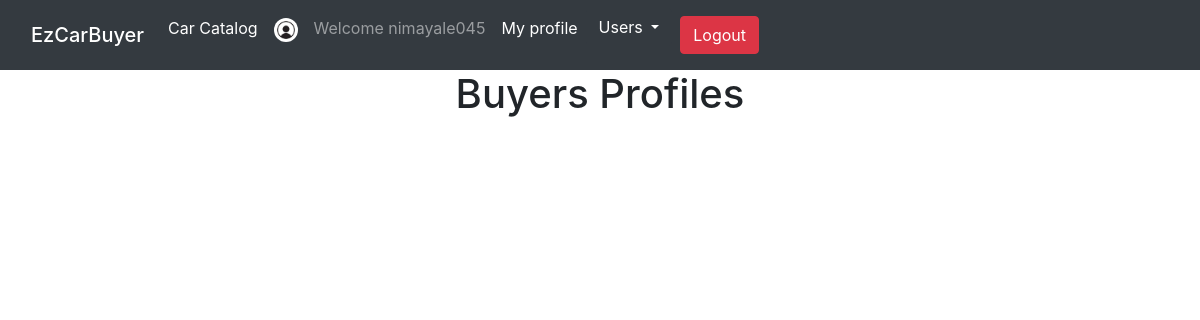
/user/buyers (signed in), run on an earlier commit of the app's database.
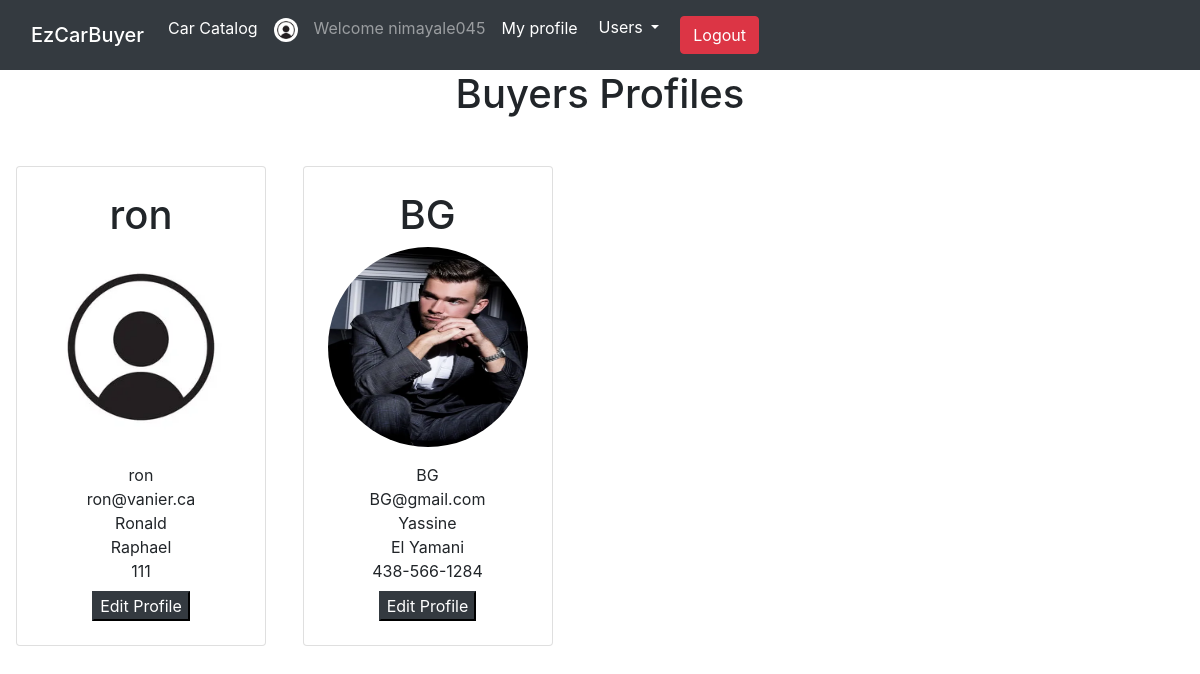
And on a later commit of the database.
### tables this page shows
CREATE TABLE `user` (
  `id` int(11) NOT NULL,
  `username` varbinary(50) NOT NULL,
  `fname` varchar(30) NOT NULL,
  `lname` varchar(30) NOT NULL,
  `password` varchar(256) NOT NULL,
  `email` varbinary(50) NOT NULL,
  `phone` varchar(20) NOT NULL,
  `picture` varchar(50) NOT NULL
);

### Model/User.php (called while the page is built, shortened)
<?php
class User extends Model{
    public function findBuyer(){
        $sql = "SELECT user.id, username, email, phone, fname, lname, picture FROM user JOIN user_rights ON user.id = user_rights.user_id JOIN rights ON user_rights.rights_id = rights.id WHERE rights.rights = 'Buyer'";
        $stmt = self::$_conn->prepare($sql);
        $stmt->execute([]);
        $stmt->setFetchMode(PDO::FETCH_CLASS,'User');
        return $stmt->fetchAll();
    }
}
?>

### dbConn.php (called while the page is built)
<?php
class Model{
    protected static $_conn = null;
    public function __construct(){
        if(self::$_conn == null){
            $host = 'localhost';
            $dbname = 'db_project';
            $user = 'root';
            $password = '';
            self::$_conn = new PDO("mysql:host=$host;dbname=$dbname",$user,$password);
        }
    }
}
?>

### View/user/buyers.php (the view, shortened to what this page needs)
<!DOCTYPE html>
<html lang="en">
<head>
</head>
<body>
<?php
    include 'View/includes/style.php';
    include 'View/includes/header.php';?>
<h1><center>Buyers Profiles</center></h1>
    <?php
    foreach($data as $user){
?>
<div class="container mt-4 mb-4 p-3 d-inline-block">
     <div class="card p-4">
         <div class=" image d-flex flex-column justify-content-center align-items-center">
                <h1><?= $user->username?></h1>
                <div class=" image d-flex flex-column justify-content-center align-items-center">
                    <img src="../../Images/users/<?= $user->picture?>" style="border-radius:50%" height="200" width="200" />
                    <span class="name mt-3"><?=$user->username?></span>
                    <span class="idd"><?=$user->email?></span>
                    <span class="idd"><?=$user->fname?></span>
                    <span class="idd"><?=$user->lname?></span>
                    <span class="idd"><?=$user->phone?></span>
                 <div class=" d-flex mt-2">
                    <a href="/user/update/<?php echo $user->id ?>"><button class="btn1 btn-dark">Edit Profile</button></a>
                 </div>
         </div>
    </div>
</div>
</div>
    <?php
    }
    ?>
</body>
</html>

What changed in the data, as far as the page shows it:
added user: username "ron", picture (placeholder picture), email "ron@vanier.ca", fname "Ronald", lname "Raphael", phone "111"
added user: username "BG", picture (picture), email "BG@gmail.com", fname "Yassine", lname "El Yamani", phone "438-566-1284"
